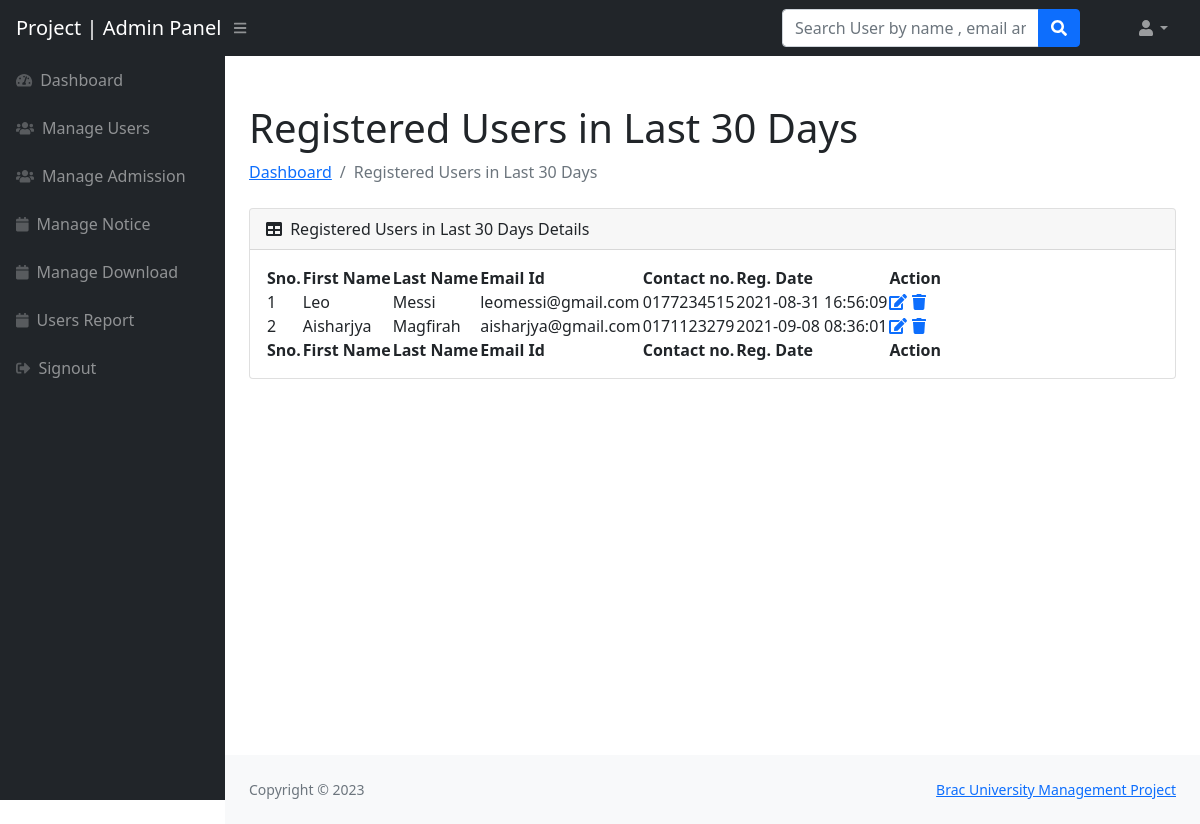
/queries/admin/lastthirtyays-reg-users.php (signed in), run on the app's committed database.
### tables this page shows
CREATE TABLE `users` (
  `id` int(11) NOT NULL,
  `fname` varchar(255) DEFAULT NULL,
  `lname` varchar(255) DEFAULT NULL,
  `email` varchar(255) DEFAULT NULL,
  `password` varchar(300) DEFAULT NULL,
  `contactno` varchar(11) DEFAULT NULL,
  `posting_date` timestamp NOT NULL DEFAULT current_timestamp()
);

### queries/admin/lastthirtyays-reg-users.php (the view, shortened to what this page needs)
<?php session_start();
include_once('../includes/config.php');
if (strlen($_SESSION['adminid']==0)) {
  header('location:logout.php');
  } else{
   ?>
<!DOCTYPE html>
<html lang="en">
    <head>
        <link href="https://cdn.jsdelivr.net/npm/simple-datatables@latest/dist/style.css" rel="stylesheet" />
        <link href="../css/styles.css" rel="stylesheet" />
    </head>
    <body class="sb-nav-fixed">
      <?php include_once('includes/navbar.php');?>
        <div id="layoutSidenav">
         <?php include_once('includes/sidebar.php');?>
            <div id="layoutSidenav_content">
                <main>
                    <div class="container-fluid px-4">
                        <h1 class="mt-4">Registered Users in Last 30 Days </h1>
                        <ol class="breadcrumb mb-4">
                            <li class="breadcrumb-item"><a href="dashboard.php">Dashboard</a></li>
                            <li class="breadcrumb-item active">Registered Users in Last 30 Days </li>
                        </ol>
                        <div class="card mb-4">
                            <div class="card-header">
                                <i class="fas fa-table me-1"></i>
                          Registered Users in Last 30 Days  Details
                            </div>
                            <div class="card-body">
                                <table id="datatablesSimple">
                                    <thead>
                                        <tr>
                                             <th>Sno.</th>
                                  <th>First Name</th>
                                  <th> Last Name</th>
                                  <th> Email Id</th>
                                  <th>Contact no.</th>
                                  <th>Reg. Date</th>
                                  <th>Action</th>
                                        </tr>
                                    </thead>
                                    <tfoot>
                                        <tr>
                                             <th>Sno.</th>
                                  <th>First Name</th>
                                  <th> Last Name</th>
                                  <th> Email Id</th>
                                  <th>Contact no.</th>
                                  <th>Reg. Date</th>
                                  <th>Action</th>
                                        </tr>
                                    </tfoot>
                                    <tbody>
                                              <?php $ret=mysqli_query($con,"select * from users where date(posting_date)>=CURRENT_DATE()-30");
                              $cnt=1;
                              while($row=mysqli_fetch_array($ret))
                              {?>
                              <tr>
                              <td><?php echo $cnt;?></td>
                                  <td><?php echo $row['fname'];?></td>
                                  <td><?php echo $row['lname'];?></td>
                                  <td><?php echo $row['email'];?></td>
                                  <td><?php echo $row['contactno'];?></td>  <td><?php echo $row['posting_date'];?></td>
                                  <td>
                                     <a href="user-profile.php?uid=<?php echo $row['id'];?>">
                          <i class="fas fa-edit"></i></a>
                                     <a href="manage-users.php?id=<?php echo $row['id'];?>" onClick="return confirm('Do you really want to delete');"><i class="fa fa-trash" aria-hidden="true"></i></a>
                                  </td>
                              </tr>
                              <?php $cnt=$cnt+1; }?>
                                    </tbody>
                                </table>
                            </div>
                        </div>
                    </div>
                </main>
  <?php include('../includes/footer.php');?>
            </div>
        </div>
    </body>
</html>
<?php } ?>

### queries/admin/includes/navbar.php (shortened to what this page needs)
<nav class="sb-topnav navbar navbar-expand navbar-dark bg-dark">
          <a class="navbar-brand ps-3" href="dashboard.php">Project | Admin Panel</a>
          <button class="btn btn-link btn-sm order-1 order-lg-0 me-4 me-lg-0" id="sidebarToggle" href="#!"><i class="fas fa-bars"></i></button>
          <form class="d-none d-md-inline-block form-inline ms-auto me-0 me-md-3 my-2 my-md-0">
              <div class="input-group">
              </div>
          </form>
           <form class="d-none d-md-inline-block form-inline ms-auto me-0 me-md-5 my-5 my-md-0" method="post" action="search-result.php">
              <div class="input-group">
                  <input class="form-control" type="text" placeholder="Search User by name , email and contact number" title="Search User by name , email and contact number" aria-describedby="btnNavbarSearch" name="searchkey" />
                  <button class="btn btn-primary" id="btnNavbarSearch" type="submit" ><i class="fas fa-search"></i></button>
              </div>
          </form>
          <ul class="navbar-nav ms-auto ms-md-0 me-3 me-lg-4">
              <li class="nav-item dropdown">
                  <a class="nav-link dropdown-toggle" id="navbarDropdown" href="#" role="button" data-bs-toggle="dropdown" aria-expanded="false"><i class="fas fa-user fa-fw"></i></a>
              </li>
          </ul>
      </nav>

### queries/admin/includes/sidebar.php
<div id="layoutSidenav_nav">
              <nav class="sb-sidenav accordion sb-sidenav-dark" id="sidenavAccordion">
                  <div class="sb-sidenav-menu">
                      <div class="nav">
                          <a class="nav-link" href="dashboard.php">
                              <div class="sb-nav-link-icon"><i class="fas fa-tachometer-alt"></i></div>
                              Dashboard
                          </a>
                          <a class="nav-link" href="manage-users.php">
                              <div class="sb-nav-link-icon"><i class="fas fa-users"></i></div>
                              Manage Users
                          </a>
					<a class="nav-link" href="manage-apply-student.php">
                              <div class="sb-nav-link-icon"><i class="fas fa-users"></i></div>
                              Manage Admission
                          </a>
						<a class="nav-link" href="manage-notice.php">
                              <div class="sb-nav-link-icon"><i class="fa fa-calendar"></i></div>
                          Manage Notice
                          </a>
					 <a class="nav-link" href="manage-download.php">
                              <div class="sb-nav-link-icon"><i class="fa fa-calendar"></i></div>
                          Manage Download
                          </a>
					<a class="nav-link" href="bwdates-report-ds.php">
                              <div class="sb-nav-link-icon"><i class="fa fa-calendar"></i></div>
                              Users Report
                          </a>
                          <a class="nav-link" href="logout.php">
                              <div class="sb-nav-link-icon"><i class="fas fa-sign-out-alt"></i></div>
                              Signout
                          </a>
                      </div>
                  </div>
              </nav>
          </div>

### queries/includes/footer.php
<div id="layoutAuthentication_footer">
             <footer class="py-4 bg-light mt-auto">
                 <div class="container-fluid px-4">
                     <div class="d-flex align-items-center justify-content-between small">
                         <div class="text-muted">Copyright &copy; <?php echo date('Y');?></div>
                         <div>
                             <a href="https://www.bracu.ac.bd/" target="_blank">Brac University Management Project</a>
                         </div>
                     </div>
                 </div>
             </footer>
         </div>

### data on the page
users: fname "Leo", lname "Messi", email "leomessi@gmail.com", contactno "0177234515", posting_date "2021-08-31 16:56:09"
users: fname "Aisharjya", lname "Magfirah", email "aisharjya@gmail.com", contactno "0171123279", posting_date "2021-09-08 08:36:01"
